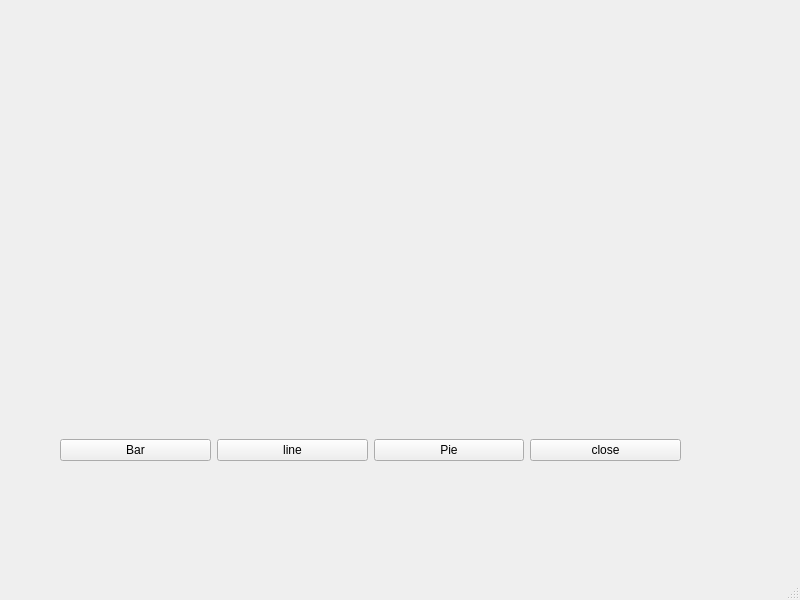
<?xml version="1.0" encoding="UTF-8"?>
<ui version="4.0">
 <class>MainWindow</class>
 <widget class="QMainWindow" name="MainWindow">
  <property name="geometry">
   <rect>
    <x>0</x>
    <y>0</y>
    <width>800</width>
    <height>600</height>
   </rect>
  </property>
  <property name="windowTitle">
   <string>MainWindow</string>
  </property>
  <widget class="QWidget" name="centralwidget">
   <widget class="QWidget" name="">
    <property name="geometry">
     <rect>
      <x>60</x>
      <y>60</y>
      <width>621</width>
      <height>401</height>
     </rect>
    </property>
    <layout class="QVBoxLayout" name="verticalLayout">
     <item>
      <widget class="QWidget" name="widget" native="true"/>
     </item>
     <item>
      <layout class="QHBoxLayout" name="horizontalLayout">
       <item>
        <widget class="QPushButton" name="pushButton_1">
         <property name="text">
          <string>Bar</string>
         </property>
        </widget>
       </item>
       <item>
        <widget class="QPushButton" name="pushButton_2">
         <property name="text">
          <string>line</string>
         </property>
        </widget>
       </item>
       <item>
        <widget class="QPushButton" name="pushButton_3">
         <property name="text">
          <string>Pie</string>
         </property>
        </widget>
       </item>
       <item>
        <widget class="QPushButton" name="close2">
         <property name="text">
          <string>close</string>
         </property>
        </widget>
       </item>
      </layout>
     </item>
    </layout>
   </widget>
  </widget>
  <widget class="QMenuBar" name="menubar">
   <property name="geometry">
    <rect>
     <x>0</x>
     <y>0</y>
     <width>800</width>
     <height>22</height>
    </rect>
   </property>
  </widget>
  <widget class="QStatusBar" name="statusbar"/>
 </widget>
 <resources/>
 <connections/>
</ui>
